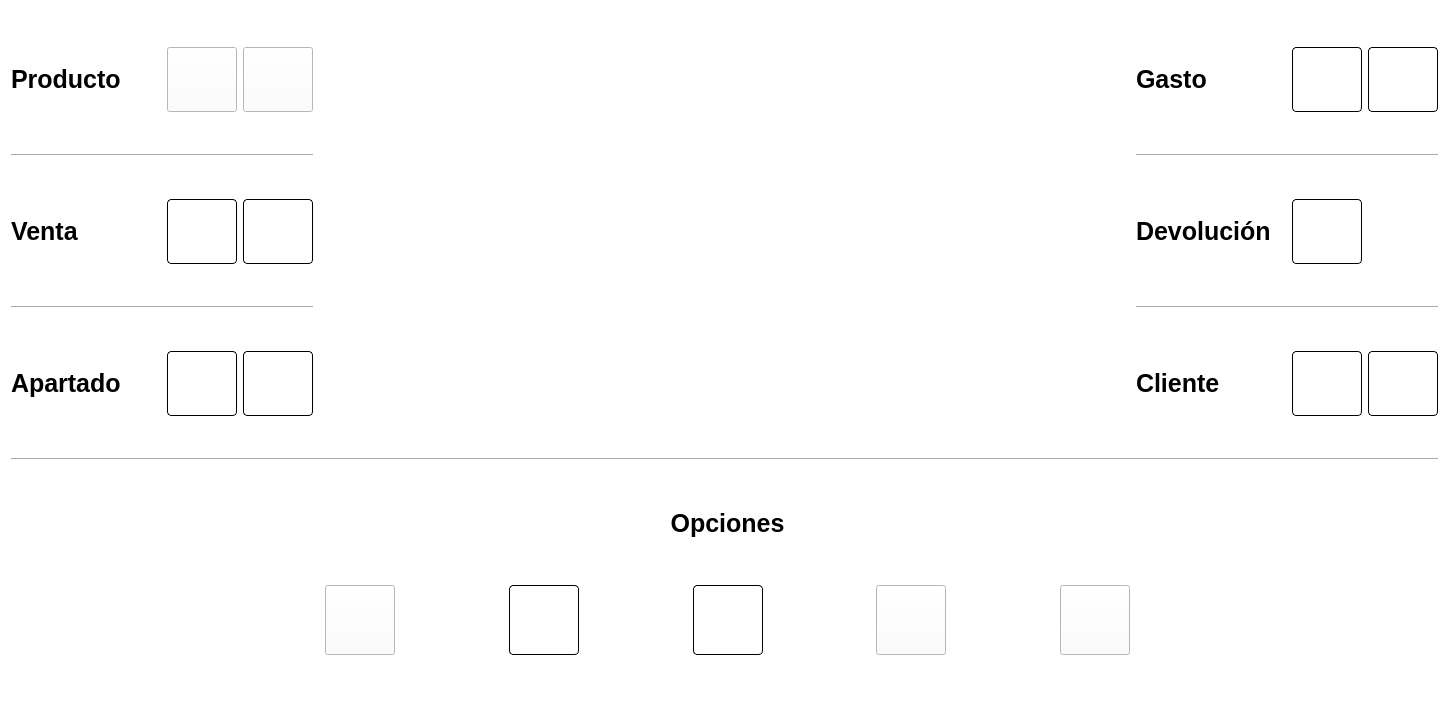
<?xml version="1.0" encoding="UTF-8"?>
<ui version="4.0">
 <class>Form</class>
 <widget class="QWidget" name="Form">
  <property name="geometry">
   <rect>
    <x>0</x>
    <y>0</y>
    <width>1449</width>
    <height>705</height>
   </rect>
  </property>
  <property name="windowTitle">
   <string>Menu</string>
  </property>
  <property name="windowIcon">
   <iconset>
    <normaloff>logo/Logo.png</normaloff>logo/Logo.png</iconset>
  </property>
  <property name="accessibleDescription">
   <string/>
  </property>
  <property name="styleSheet">
   <string notr="true">QMenu{
selection-background-color: rgb(53, 195, 255);
}


QComboBox{
	border: 1px solid Black;
	background-color: #fff;
	border-radius: 4px;
}

QWidget{
background-color: rgb(255, 255, 255);

}

QLineEdit{
border: 1px solid Black;
background-color: rgb(255, 255, 255);
border-radius: 4px;
}

</string>
  </property>
  <layout class="QGridLayout" name="gridLayout">
   <item row="7" column="0" colspan="3">
    <widget class="Line" name="line">
     <property name="orientation">
      <enum>Qt::Horizontal</enum>
     </property>
    </widget>
   </item>
   <item row="9" column="13" colspan="3">
    <widget class="Line" name="line_5">
     <property name="orientation">
      <enum>Qt::Horizontal</enum>
     </property>
    </widget>
   </item>
   <item row="9" column="0" colspan="3">
    <widget class="Line" name="line_2">
     <property name="orientation">
      <enum>Qt::Horizontal</enum>
     </property>
    </widget>
   </item>
   <item row="7" column="13" colspan="3">
    <widget class="Line" name="line_4">
     <property name="orientation">
      <enum>Qt::Horizontal</enum>
     </property>
    </widget>
   </item>
   <item row="16" column="0" colspan="16">
    <widget class="Line" name="line_6">
     <property name="orientation">
      <enum>Qt::Horizontal</enum>
     </property>
    </widget>
   </item>
   <item row="8" column="14">
    <widget class="QPushButton" name="pushButton_Devolucion">
     <property name="minimumSize">
      <size>
       <width>70</width>
       <height>65</height>
      </size>
     </property>
     <property name="maximumSize">
      <size>
       <width>80</width>
       <height>70</height>
      </size>
     </property>
     <property name="toolTip">
      <string>Mostar Devolucion</string>
     </property>
     <property name="styleSheet">
      <string notr="true">QPushButton{
	border: 1px solid Black;
	background-color: #fff;
	border-radius: 4px;
}</string>
     </property>
     <property name="text">
      <string/>
     </property>
     <property name="icon">
      <iconset>
       <normaloff>logo/devolucion.jpg</normaloff>logo/devolucion.jpg</iconset>
     </property>
     <property name="iconSize">
      <size>
       <width>55</width>
       <height>55</height>
      </size>
     </property>
    </widget>
   </item>
   <item row="6" column="1">
    <widget class="QPushButton" name="pushButton_Producto">
     <property name="minimumSize">
      <size>
       <width>70</width>
       <height>65</height>
      </size>
     </property>
     <property name="maximumSize">
      <size>
       <width>80</width>
       <height>70</height>
      </size>
     </property>
     <property name="toolTip">
      <string>Agregar Producto</string>
     </property>
     <property name="styleSheet">
      <string notr="true">QPushButton#pushButton_Producto{
background-color: white;
color:rgb(100, 186, 177);
}

QPushButton#pushButton_Producto:hover{
background-color: rgb(81, 163, 244);
}
</string>
     </property>
     <property name="text">
      <string/>
     </property>
     <property name="icon">
      <iconset>
       <normaloff>imagenes/iconos/AgregarProducto.png</normaloff>imagenes/iconos/AgregarProducto.png</iconset>
     </property>
     <property name="iconSize">
      <size>
       <width>55</width>
       <height>55</height>
      </size>
     </property>
    </widget>
   </item>
   <item row="6" column="15">
    <widget class="QPushButton" name="pushButton_MostaGasto">
     <property name="minimumSize">
      <size>
       <width>70</width>
       <height>65</height>
      </size>
     </property>
     <property name="maximumSize">
      <size>
       <width>80</width>
       <height>70</height>
      </size>
     </property>
     <property name="toolTip">
      <string>Mostrar Gastos</string>
     </property>
     <property name="styleSheet">
      <string notr="true">QPushButton{
	border: 1px solid Black;
	background-color: #fff;
	border-radius: 4px;
}</string>
     </property>
     <property name="text">
      <string/>
     </property>
     <property name="icon">
      <iconset>
       <normaloff>logo/searc.png</normaloff>logo/searc.png</iconset>
     </property>
     <property name="iconSize">
      <size>
       <width>55</width>
       <height>55</height>
      </size>
     </property>
    </widget>
   </item>
   <item row="6" column="14">
    <widget class="QPushButton" name="pushButton_Gasto">
     <property name="minimumSize">
      <size>
       <width>70</width>
       <height>65</height>
      </size>
     </property>
     <property name="maximumSize">
      <size>
       <width>80</width>
       <height>70</height>
      </size>
     </property>
     <property name="toolTip">
      <string>Agregar Gasto</string>
     </property>
     <property name="styleSheet">
      <string notr="true">QPushButton{
	border: 1px solid Black;
	background-color: #fff;
	border-radius: 4px;
}</string>
     </property>
     <property name="text">
      <string/>
     </property>
     <property name="icon">
      <iconset>
       <normaloff>logo/Agregar.png</normaloff>logo/Agregar.png</iconset>
     </property>
     <property name="iconSize">
      <size>
       <width>55</width>
       <height>55</height>
      </size>
     </property>
    </widget>
   </item>
   <item row="6" column="0">
    <widget class="QLabel" name="label_2">
     <property name="minimumSize">
      <size>
       <width>130</width>
       <height>0</height>
      </size>
     </property>
     <property name="font">
      <font>
       <family>MS Shell Dlg 2</family>
       <pointsize>19</pointsize>
       <weight>75</weight>
       <italic>false</italic>
       <bold>true</bold>
      </font>
     </property>
     <property name="text">
      <string>Producto</string>
     </property>
    </widget>
   </item>
   <item row="6" column="2">
    <widget class="QPushButton" name="pushButton_BuscarProducto">
     <property name="minimumSize">
      <size>
       <width>70</width>
       <height>65</height>
      </size>
     </property>
     <property name="maximumSize">
      <size>
       <width>80</width>
       <height>70</height>
      </size>
     </property>
     <property name="toolTip">
      <string>Buscar Producto</string>
     </property>
     <property name="styleSheet">
      <string notr="true">
QPushButton#pushButton_BuscarProducto{
background-color: white;
color:rgb(100, 186, 177);
}

QPushButton#pushButton_BuscarProducto:hover{
background-color: rgb(81, 163, 244);
}
</string>
     </property>
     <property name="text">
      <string/>
     </property>
     <property name="icon">
      <iconset>
       <normaloff>imagenes/iconos/BuscarProducto.png</normaloff>imagenes/iconos/BuscarProducto.png</iconset>
     </property>
     <property name="iconSize">
      <size>
       <width>55</width>
       <height>55</height>
      </size>
     </property>
    </widget>
   </item>
   <item row="8" column="13">
    <widget class="QLabel" name="label_22">
     <property name="minimumSize">
      <size>
       <width>150</width>
       <height>40</height>
      </size>
     </property>
     <property name="maximumSize">
      <size>
       <width>150</width>
       <height>40</height>
      </size>
     </property>
     <property name="font">
      <font>
       <pointsize>19</pointsize>
       <weight>75</weight>
       <bold>true</bold>
      </font>
     </property>
     <property name="text">
      <string>Devolución</string>
     </property>
    </widget>
   </item>
   <item row="6" column="13">
    <widget class="QLabel" name="label_17">
     <property name="minimumSize">
      <size>
       <width>100</width>
       <height>40</height>
      </size>
     </property>
     <property name="maximumSize">
      <size>
       <width>150</width>
       <height>40</height>
      </size>
     </property>
     <property name="font">
      <font>
       <pointsize>19</pointsize>
       <weight>75</weight>
       <bold>true</bold>
      </font>
     </property>
     <property name="text">
      <string>Gasto</string>
     </property>
    </widget>
   </item>
   <item row="10" column="13">
    <widget class="QLabel" name="label_7">
     <property name="minimumSize">
      <size>
       <width>100</width>
       <height>40</height>
      </size>
     </property>
     <property name="maximumSize">
      <size>
       <width>150</width>
       <height>40</height>
      </size>
     </property>
     <property name="font">
      <font>
       <pointsize>19</pointsize>
       <weight>75</weight>
       <bold>true</bold>
      </font>
     </property>
     <property name="text">
      <string>Cliente</string>
     </property>
    </widget>
   </item>
   <item row="10" column="15">
    <widget class="QPushButton" name="pushButton_BuscarCliente">
     <property name="minimumSize">
      <size>
       <width>70</width>
       <height>65</height>
      </size>
     </property>
     <property name="maximumSize">
      <size>
       <width>80</width>
       <height>70</height>
      </size>
     </property>
     <property name="toolTip">
      <string>Buscar Cliente</string>
     </property>
     <property name="styleSheet">
      <string notr="true">QPushButton{
	border: 1px solid Black;
	background-color: #fff;
	border-radius: 4px;
}</string>
     </property>
     <property name="text">
      <string/>
     </property>
     <property name="icon">
      <iconset>
       <normaloff>logo/sea.jpg</normaloff>logo/sea.jpg</iconset>
     </property>
     <property name="iconSize">
      <size>
       <width>55</width>
       <height>55</height>
      </size>
     </property>
    </widget>
   </item>
   <item row="8" column="0">
    <widget class="QLabel" name="label_12">
     <property name="minimumSize">
      <size>
       <width>100</width>
       <height>40</height>
      </size>
     </property>
     <property name="maximumSize">
      <size>
       <width>150</width>
       <height>40</height>
      </size>
     </property>
     <property name="font">
      <font>
       <pointsize>19</pointsize>
       <weight>75</weight>
       <bold>true</bold>
      </font>
     </property>
     <property name="text">
      <string>Venta</string>
     </property>
    </widget>
   </item>
   <item row="10" column="14">
    <widget class="QPushButton" name="pushButton_Cliente">
     <property name="minimumSize">
      <size>
       <width>70</width>
       <height>65</height>
      </size>
     </property>
     <property name="maximumSize">
      <size>
       <width>80</width>
       <height>70</height>
      </size>
     </property>
     <property name="toolTip">
      <string>Agregar Cliente</string>
     </property>
     <property name="styleSheet">
      <string notr="true">QPushButton{
	border: 1px solid Black;
	background-color: #fff;
	border-radius: 4px;
}</string>
     </property>
     <property name="text">
      <string/>
     </property>
     <property name="icon">
      <iconset>
       <normaloff>logo/agregarCliente.png</normaloff>logo/agregarCliente.png</iconset>
     </property>
     <property name="iconSize">
      <size>
       <width>55</width>
       <height>55</height>
      </size>
     </property>
    </widget>
   </item>
   <item row="6" column="3" rowspan="5" colspan="10">
    <widget class="QLabel" name="label_Logo">
     <property name="text">
      <string/>
     </property>
     <property name="scaledContents">
      <bool>true</bool>
     </property>
     <property name="margin">
      <number>30</number>
     </property>
    </widget>
   </item>
   <item row="8" column="1">
    <widget class="QPushButton" name="pushButton_Venta">
     <property name="minimumSize">
      <size>
       <width>70</width>
       <height>65</height>
      </size>
     </property>
     <property name="maximumSize">
      <size>
       <width>80</width>
       <height>70</height>
      </size>
     </property>
     <property name="toolTip">
      <string>Agregar Venta</string>
     </property>
     <property name="styleSheet">
      <string notr="true">QPushButton{
	border: 1px solid Black;
	background-color: #fff;
	border-radius: 4px;
}</string>
     </property>
     <property name="text">
      <string/>
     </property>
     <property name="icon">
      <iconset>
       <normaloff>imagenes/iconos/images.jpg</normaloff>imagenes/iconos/images.jpg</iconset>
     </property>
     <property name="iconSize">
      <size>
       <width>55</width>
       <height>55</height>
      </size>
     </property>
    </widget>
   </item>
   <item row="10" column="1">
    <widget class="QPushButton" name="pushButton_Apartado">
     <property name="minimumSize">
      <size>
       <width>70</width>
       <height>65</height>
      </size>
     </property>
     <property name="maximumSize">
      <size>
       <width>80</width>
       <height>70</height>
      </size>
     </property>
     <property name="toolTip">
      <string>Agregar Apartado</string>
     </property>
     <property name="styleSheet">
      <string notr="true">QPushButton{
	border: 1px solid Black;
	background-color: #fff;
	border-radius: 4px;
}</string>
     </property>
     <property name="text">
      <string/>
     </property>
     <property name="icon">
      <iconset>
       <normaloff>logo/Agregar.png</normaloff>logo/Agregar.png</iconset>
     </property>
     <property name="iconSize">
      <size>
       <width>55</width>
       <height>55</height>
      </size>
     </property>
    </widget>
   </item>
   <item row="8" column="2">
    <widget class="QPushButton" name="pushButton_MostrarVenta">
     <property name="minimumSize">
      <size>
       <width>70</width>
       <height>65</height>
      </size>
     </property>
     <property name="maximumSize">
      <size>
       <width>80</width>
       <height>70</height>
      </size>
     </property>
     <property name="toolTip">
      <string>Mostrar Venta</string>
     </property>
     <property name="styleSheet">
      <string notr="true">QPushButton{
	border: 1px solid Black;
	background-color: #fff;
	border-radius: 4px;
}</string>
     </property>
     <property name="text">
      <string/>
     </property>
     <property name="icon">
      <iconset>
       <normaloff>imagenes/iconos/buscarventa.png</normaloff>imagenes/iconos/buscarventa.png</iconset>
     </property>
     <property name="iconSize">
      <size>
       <width>55</width>
       <height>55</height>
      </size>
     </property>
    </widget>
   </item>
   <item row="10" column="0">
    <widget class="QLabel" name="label_25">
     <property name="minimumSize">
      <size>
       <width>150</width>
       <height>40</height>
      </size>
     </property>
     <property name="maximumSize">
      <size>
       <width>150</width>
       <height>40</height>
      </size>
     </property>
     <property name="font">
      <font>
       <pointsize>19</pointsize>
       <weight>75</weight>
       <bold>true</bold>
      </font>
     </property>
     <property name="text">
      <string>Apartado</string>
     </property>
    </widget>
   </item>
   <item row="10" column="2">
    <widget class="QPushButton" name="pushButton_BuscarApartado">
     <property name="minimumSize">
      <size>
       <width>70</width>
       <height>65</height>
      </size>
     </property>
     <property name="maximumSize">
      <size>
       <width>80</width>
       <height>70</height>
      </size>
     </property>
     <property name="toolTip">
      <string>Buscar Apartado</string>
     </property>
     <property name="styleSheet">
      <string notr="true">QPushButton{
	border: 1px solid Black;
	background-color: #fff;
	border-radius: 4px;
}</string>
     </property>
     <property name="text">
      <string/>
     </property>
     <property name="icon">
      <iconset>
       <normaloff>logo/searc.png</normaloff>logo/searc.png</iconset>
     </property>
     <property name="iconSize">
      <size>
       <width>55</width>
       <height>55</height>
      </size>
     </property>
    </widget>
   </item>
   <item row="20" column="6">
    <widget class="QPushButton" name="pushButton_Contrasena">
     <property name="minimumSize">
      <size>
       <width>70</width>
       <height>65</height>
      </size>
     </property>
     <property name="maximumSize">
      <size>
       <width>80</width>
       <height>70</height>
      </size>
     </property>
     <property name="toolTip">
      <string>Cambiar Contraseña</string>
     </property>
     <property name="styleSheet">
      <string notr="true">QPushButton{
	border: 1px solid Black;
	background-color: #fff;
	border-radius: 4px;
}</string>
     </property>
     <property name="text">
      <string/>
     </property>
     <property name="icon">
      <iconset>
       <normaloff>logo/usuario.png</normaloff>logo/usuario.png</iconset>
     </property>
     <property name="iconSize">
      <size>
       <width>45</width>
       <height>45</height>
      </size>
     </property>
    </widget>
   </item>
   <item row="20" column="4">
    <widget class="QPushButton" name="pushButton_Ticket">
     <property name="minimumSize">
      <size>
       <width>70</width>
       <height>65</height>
      </size>
     </property>
     <property name="maximumSize">
      <size>
       <width>80</width>
       <height>70</height>
      </size>
     </property>
     <property name="toolTip">
      <string>Modificar Ticket</string>
     </property>
     <property name="styleSheet">
      <string notr="true">QPushButton#pushButton_Ticket{
background-color: white;
color:rgb(100, 186, 177);
}

QPushButton#pushButton_Ticket:hover{
background-color: rgb(81, 163, 244);
}</string>
     </property>
     <property name="text">
      <string/>
     </property>
     <property name="icon">
      <iconset>
       <normaloff>imagenes/iconos/Imprimir.jpg</normaloff>imagenes/iconos/Imprimir.jpg</iconset>
     </property>
     <property name="iconSize">
      <size>
       <width>45</width>
       <height>45</height>
      </size>
     </property>
    </widget>
   </item>
   <item row="20" column="10">
    <widget class="QPushButton" name="pushButton_Impuesto">
     <property name="minimumSize">
      <size>
       <width>70</width>
       <height>65</height>
      </size>
     </property>
     <property name="maximumSize">
      <size>
       <width>80</width>
       <height>70</height>
      </size>
     </property>
     <property name="styleSheet">
      <string notr="true">QPushButton#pushButton_Impuesto{
background-color: white;
color:rgb(100, 186, 177);
}

QPushButton#pushButton_Impuesto:hover{
background-color: rgb(81, 163, 244);
}</string>
     </property>
     <property name="text">
      <string/>
     </property>
     <property name="icon">
      <iconset>
       <normaloff>imagenes/iconos/Pagar (2).png</normaloff>imagenes/iconos/Pagar (2).png</iconset>
     </property>
     <property name="iconSize">
      <size>
       <width>45</width>
       <height>45</height>
      </size>
     </property>
    </widget>
   </item>
   <item row="20" column="8">
    <widget class="QPushButton" name="pushButton_Correo">
     <property name="minimumSize">
      <size>
       <width>70</width>
       <height>65</height>
      </size>
     </property>
     <property name="maximumSize">
      <size>
       <width>80</width>
       <height>70</height>
      </size>
     </property>
     <property name="toolTip">
      <string>Configurar Correo</string>
     </property>
     <property name="styleSheet">
      <string notr="true">QPushButton{
	border: 1px solid Black;
	background-color: #fff;
	border-radius: 4px;
}</string>
     </property>
     <property name="text">
      <string/>
     </property>
     <property name="icon">
      <iconset>
       <normaloff>logo/Correo.png</normaloff>logo/Correo.png</iconset>
     </property>
     <property name="iconSize">
      <size>
       <width>45</width>
       <height>45</height>
      </size>
     </property>
    </widget>
   </item>
   <item row="20" column="12">
    <widget class="QPushButton" name="pushButton_Salir">
     <property name="minimumSize">
      <size>
       <width>70</width>
       <height>65</height>
      </size>
     </property>
     <property name="maximumSize">
      <size>
       <width>80</width>
       <height>70</height>
      </size>
     </property>
     <property name="toolTip">
      <string>Salir</string>
     </property>
     <property name="autoFillBackground">
      <bool>false</bool>
     </property>
     <property name="styleSheet">
      <string notr="true">QPushButton#pushButton_Salir{
background-color: white;
color:rgb(100, 186, 177);
}

QPushButton#pushButton_Salir:hover{
background-color: rgb(81, 163, 244);
}</string>
     </property>
     <property name="text">
      <string/>
     </property>
     <property name="icon">
      <iconset>
       <normaloff>imagenes/iconos/ingresar.png</normaloff>imagenes/iconos/ingresar.png</iconset>
     </property>
     <property name="iconSize">
      <size>
       <width>45</width>
       <height>45</height>
      </size>
     </property>
     <property name="flat">
      <bool>false</bool>
     </property>
    </widget>
   </item>
   <item row="20" column="7">
    <spacer name="horizontalSpacer_2">
     <property name="orientation">
      <enum>Qt::Horizontal</enum>
     </property>
     <property name="sizeHint" stdset="0">
      <size>
       <width>40</width>
       <height>20</height>
      </size>
     </property>
    </spacer>
   </item>
   <item row="17" column="4" colspan="9">
    <widget class="QLabel" name="label_40">
     <property name="minimumSize">
      <size>
       <width>200</width>
       <height>40</height>
      </size>
     </property>
     <property name="maximumSize">
      <size>
       <width>9999</width>
       <height>40</height>
      </size>
     </property>
     <property name="font">
      <font>
       <pointsize>19</pointsize>
       <weight>75</weight>
       <bold>true</bold>
      </font>
     </property>
     <property name="layoutDirection">
      <enum>Qt::LeftToRight</enum>
     </property>
     <property name="text">
      <string>Opciones</string>
     </property>
     <property name="alignment">
      <set>Qt::AlignCenter</set>
     </property>
    </widget>
   </item>
   <item row="20" column="9">
    <spacer name="horizontalSpacer_3">
     <property name="orientation">
      <enum>Qt::Horizontal</enum>
     </property>
     <property name="sizeHint" stdset="0">
      <size>
       <width>40</width>
       <height>20</height>
      </size>
     </property>
    </spacer>
   </item>
   <item row="20" column="5">
    <spacer name="horizontalSpacer">
     <property name="orientation">
      <enum>Qt::Horizontal</enum>
     </property>
     <property name="sizeHint" stdset="0">
      <size>
       <width>40</width>
       <height>20</height>
      </size>
     </property>
    </spacer>
   </item>
   <item row="20" column="11">
    <spacer name="horizontalSpacer_4">
     <property name="orientation">
      <enum>Qt::Horizontal</enum>
     </property>
     <property name="sizeHint" stdset="0">
      <size>
       <width>40</width>
       <height>20</height>
      </size>
     </property>
    </spacer>
   </item>
   <item row="20" column="13">
    <spacer name="horizontalSpacer_5">
     <property name="orientation">
      <enum>Qt::Horizontal</enum>
     </property>
     <property name="sizeHint" stdset="0">
      <size>
       <width>40</width>
       <height>20</height>
      </size>
     </property>
    </spacer>
   </item>
  </layout>
 </widget>
 <resources/>
 <connections/>
</ui>
